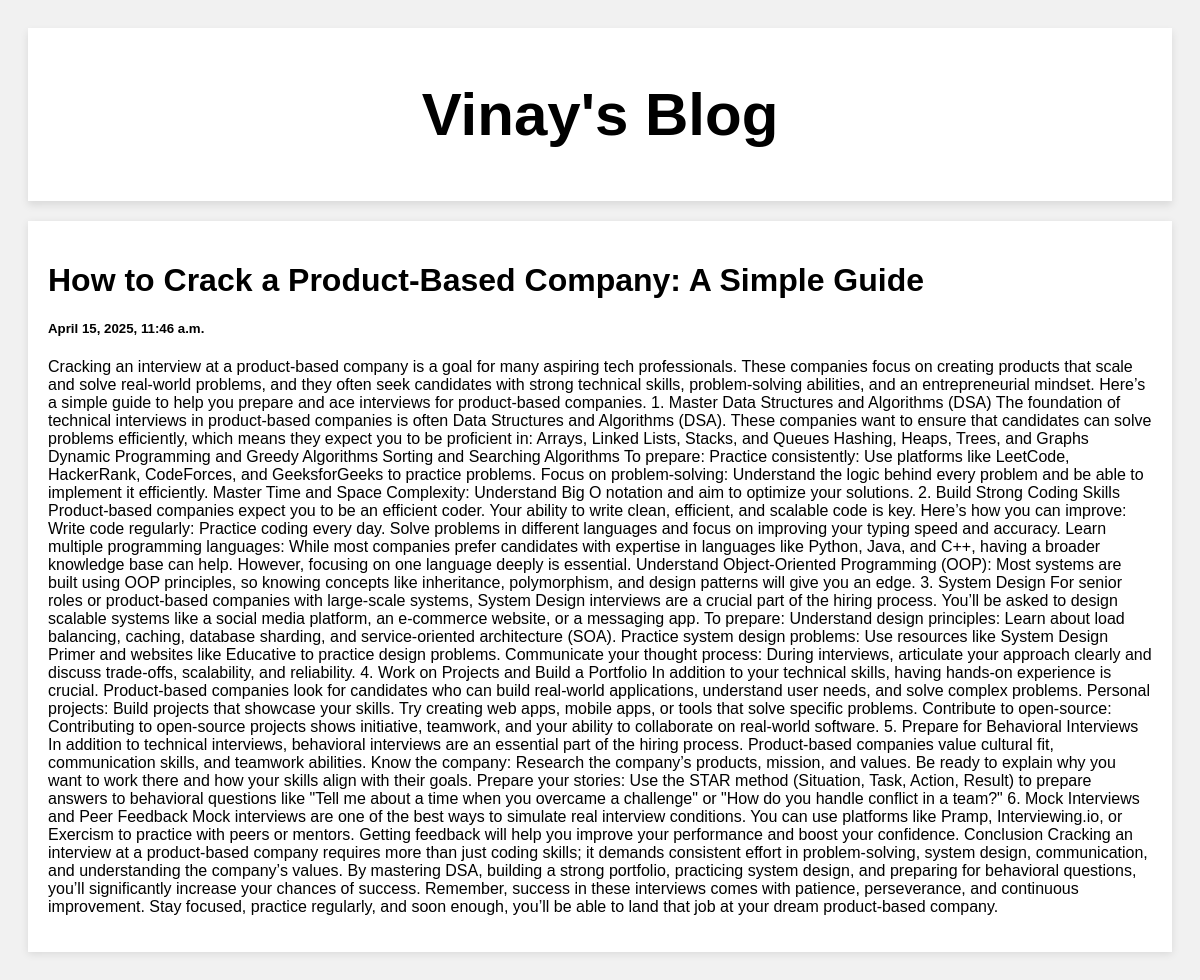
Screenshot of /post/3 with the database file from the repository.
### posts/models.py (models this page shows)
class Post(models.Model):
    title=models.CharField(max_length=100)
    body=models.CharField(max_length=1000000)
    created_at=models.DateTimeField(default=datetime.now,blank=True)

### posts/views.py (the view)
# urls.py: path('post/<str:pk>', views.post, name='post'),
def post(request, pk):
    post = Post.objects.get(id=pk)
    return render(request, 'post.html', {'post': post})

### templates/post.html (shortened to what this page needs)
<!DOCTYPE html>
<html>
<head>
</head>
<body>
  <div class="header">
    <h2>Vinay's Blog</h2>
  </div>
  <div class="row">
    <div class="leftcolumn">
      <div class="card">
        <h1>{{ post.title }}</h1>
        <h5>{{ post.created_at }}</h5>
        <p>{{ post.body }}</p>
      </div>
    </div>
  </div>
</body>
</html>

### templates/post.html (style rules this page uses)
* { box-sizing: border-box; }
body { font-family: Arial; padding: 20px; background: #f1f1f1; }
.header { padding: 2px; font-size: 40px; text-align: center; background: white; box-shadow: 0 4px 8px rgba(0, 0, 0, 0.1); }
.leftcolumn { width: 100%; }
.card { background-color: white; padding: 20px; margin-top: 20px; box-shadow: 0 2px 8px rgba(0, 0, 0, 0.1); }
.row:after { content: ""; display: table; clear: both; }

### rows the page displays
Post: title "How to Crack a Product-Based Company: A Simple Guide", created_at "April 15, 2025, 11:46 a.m.", body "Cracking an interview at a product-based company is a goal for many aspiring tech professionals. These companies focus on creating products that scale and solve real-world problems, and they often seek candidates with strong technical skills, problem-solving abilities, and an entrepreneurial mindset. Here’s a simple guide to help you prepare and ace interviews for product-based companies. 1. Master Data Structures and Algorithms (DSA) The foundation of technical interviews in product-based companies is often Data Structures and Algorithms (DSA). These companies want to ensure that candidates can solve problems efficiently, which means they expect you to be proficient in: Arrays, Linked…"
